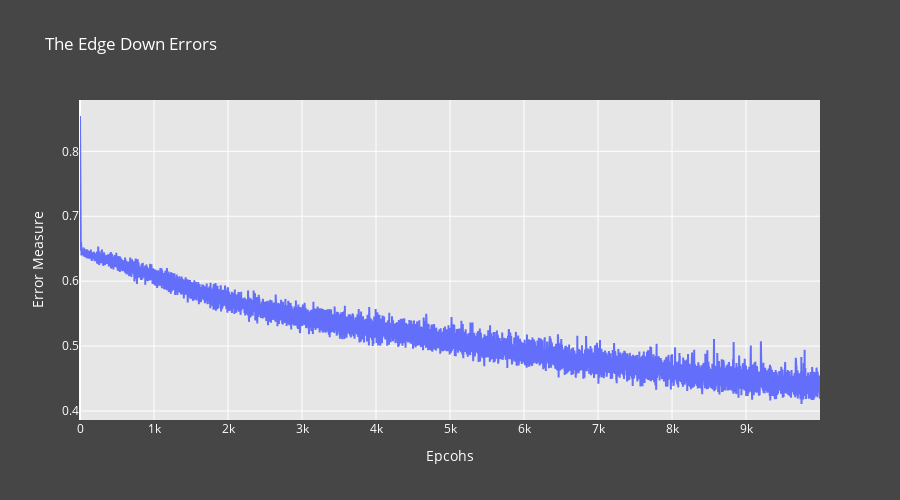

The code cell stored with this chart in its notebook:
### Markdown cell above
### **_Validation_**

### Code cell
# Up network's errors
Error_Plot(Epochs, Errors, "The Edge Down Errors")

### Figure 1 — Plotly figure (JSON) as saved in the notebook; plotly's stock layout.template omitted (floating-point values rounded to 4 significant figures; data arrays with more than 128 entries replaced by an {"elided": "..."} marker saying what was removed)
{"data": [{"mode": "lines", "type": "scatter", "x": {"elided": "10000 int values"}, "y": {"elided": "10000 float values"}}], "layout": {"height": 500, "paper_bgcolor": "rgba(70,70,70,1)", "plot_bgcolor": "rgba(230,230,230,1)", "title": {"font": {"color": "White"}, "text": "The Edge Down Errors"}, "xaxis": {"tickfont": {"color": "White"}, "title": {"font": {"color": "White"}, "text": "Epcohs"}}, "yaxis": {"tickfont": {"color": "White"}, "title": {"font": {"color": "White"}, "text": "Error Measure"}}}}
